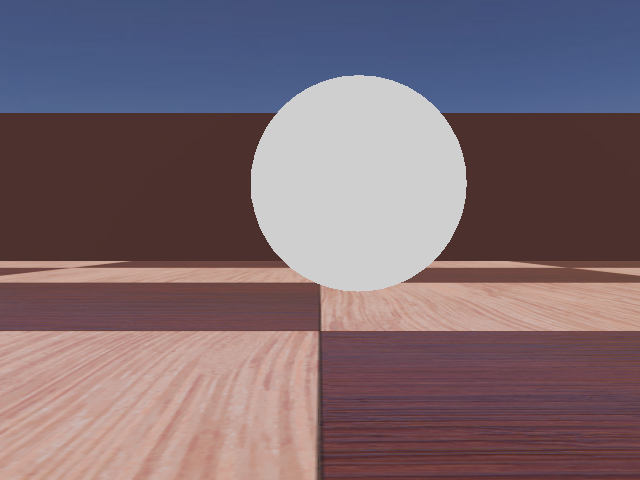
#> input picture Project_1/controllers/proj1_vision_only_controller/camera_image.jpg, 640 x 480 px, found by its file name
$ python detect_circle.py
#> lines starting #> are read from the running program, lines starting #| are printed output that depends on the picture; after the words box and inside, x2 and y2 are one past the last pixel; in counts of white or black regions, pixels touching at a corner belong together
#> further down, image is the input picture: shape (480, 640, 3); mean B, G, R 113.1, 105.5, 124.2
import cv2
import numpy as np

def detect_circle(image):
    # Convert the image to grayscale
    gray = cv2.cvtColor(image, cv2.COLOR_BGR2GRAY)
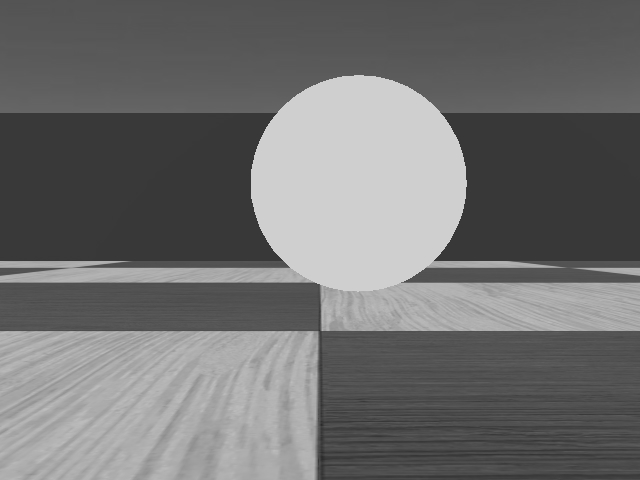
#> gray: shape (480, 640); min 42, max 208, mean 111.9

    # Apply a color threshold to create a mask for white regions
    # Adjust the lower and upper bounds as needed
    lower_white = np.array([200, 200, 200], dtype=np.uint8)
    upper_white = np.array([255, 255, 255], dtype=np.uint8)
    mask = cv2.inRange(image, lower_white, upper_white)
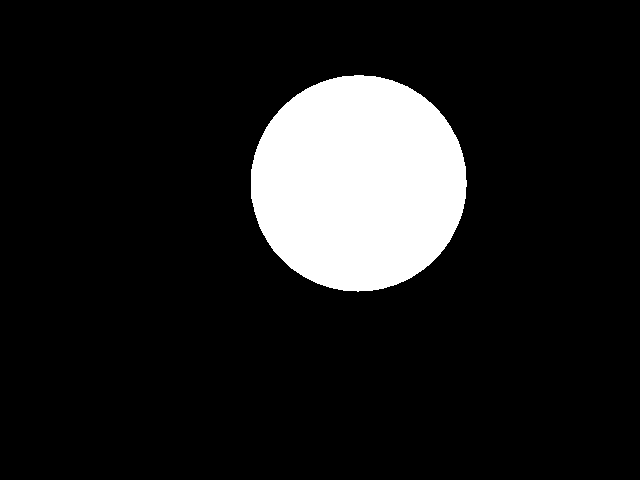
#> mask: shape (480, 640); 11.9% white; 1 white region, box (x1, y1, x2, y2) and area: (251, 75, 467, 292) 36667

    # cv2.imshow("Mask", mask)
    # Apply the mask to the grayscale image
    masked_gray = cv2.bitwise_and(gray, gray, mask=mask)
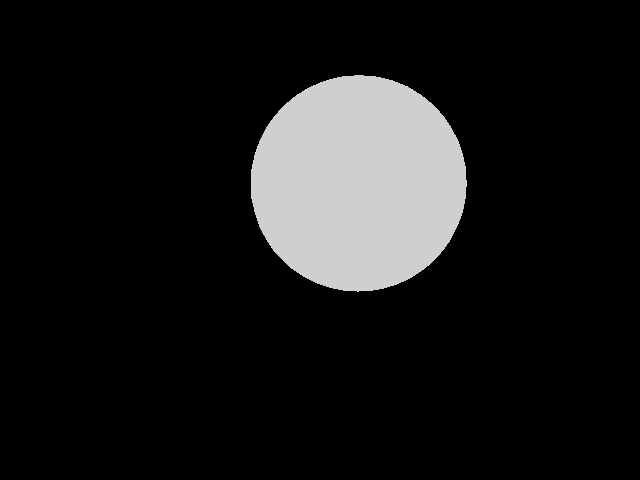
#> masked_gray: shape (480, 640); min 0, max 208, mean 24.7

    # Apply median blur to the masked grayscale image
    masked_gray = cv2.medianBlur(masked_gray, 5)

    # Detect circles using HoughCircles
    circles = cv2.HoughCircles(masked_gray, cv2.HOUGH_GRADIENT, dp=1.2, minDist=50,
                            param1=100, param2=25, minRadius=30, maxRadius=200)
#> circles = [[358.2, 183, 108.5]]

    # If some circles are detected, print their coordinates and draw them
    if circles is not None:
        circles = np.round(circles[0, :]).astype("int")
#> circles = [[358, 183, 108]]
        for (x, y, r) in circles:
            cv2.circle(image, (x, y), r, (0, 255, 0), 4)
            cv2.rectangle(image, (x - 5, y - 5), (x + 5, y + 5), (0, 128, 255), -1)
#> this loop made 1 pass
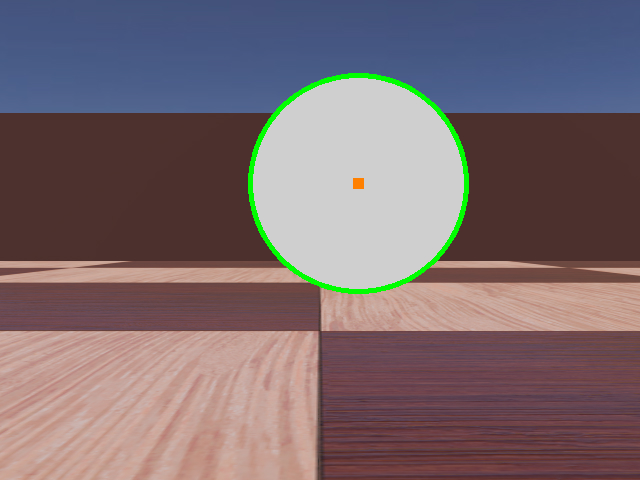
#> image: shape (480, 640, 3); 1.14% of pixels changed, all inside (x1, y1, x2, y2) = (248, 73, 469, 294)

    return circles

if __name__ == "__main__":
    image = cv2.imread("controllers/proj1_vision_only_controller/camera_image.jpg")
    circle = detect_circle(image)
#> circle = [[358, 183, 108]]
    print(circle)
#| [[358 183 108]]
# # Display the result
    # cv2.imshow("Detected Circles", image)
    # cv2.waitKey(0)
    # cv2.destroyAllWindows()
